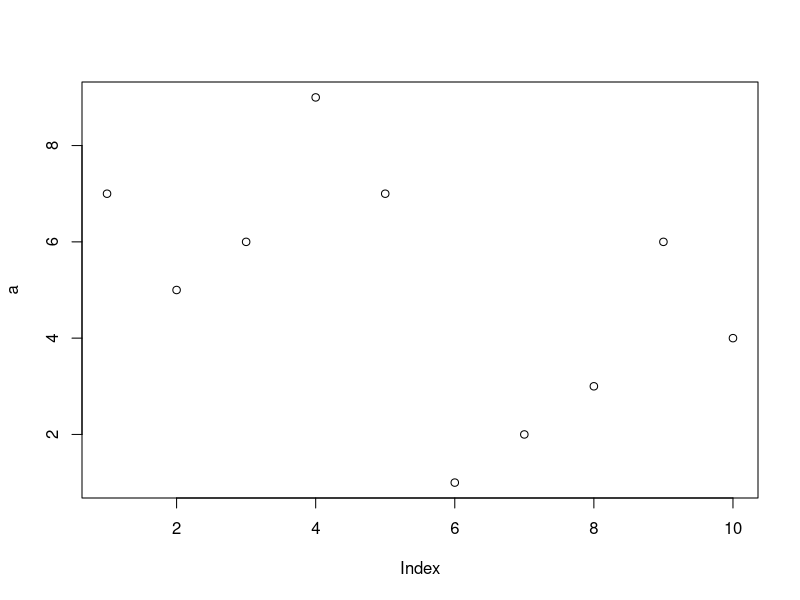
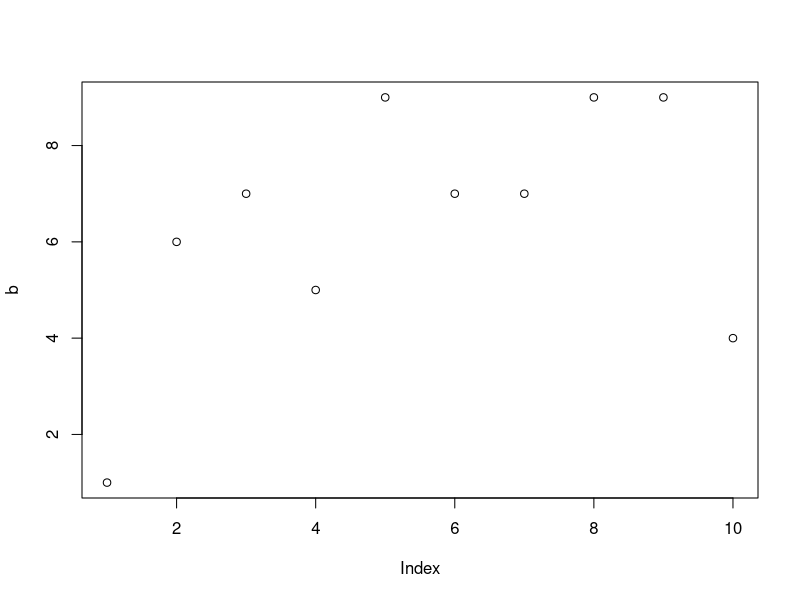
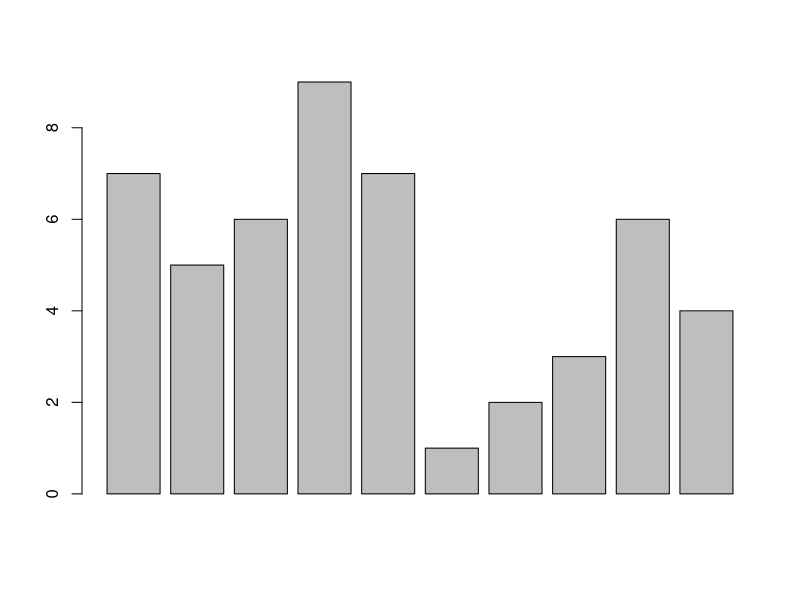
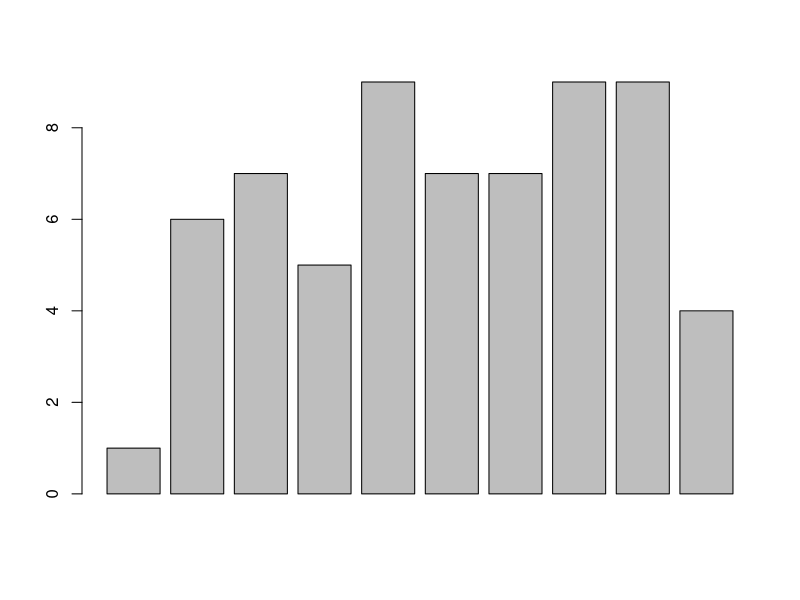
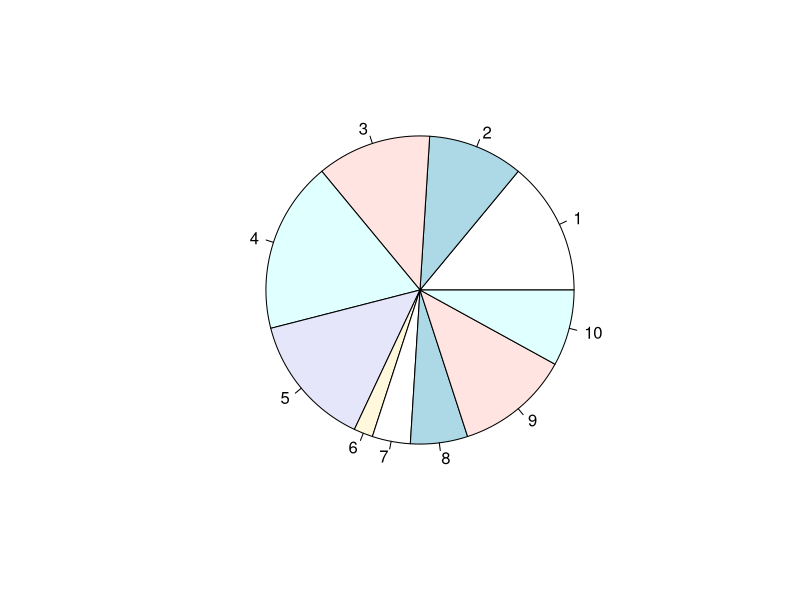
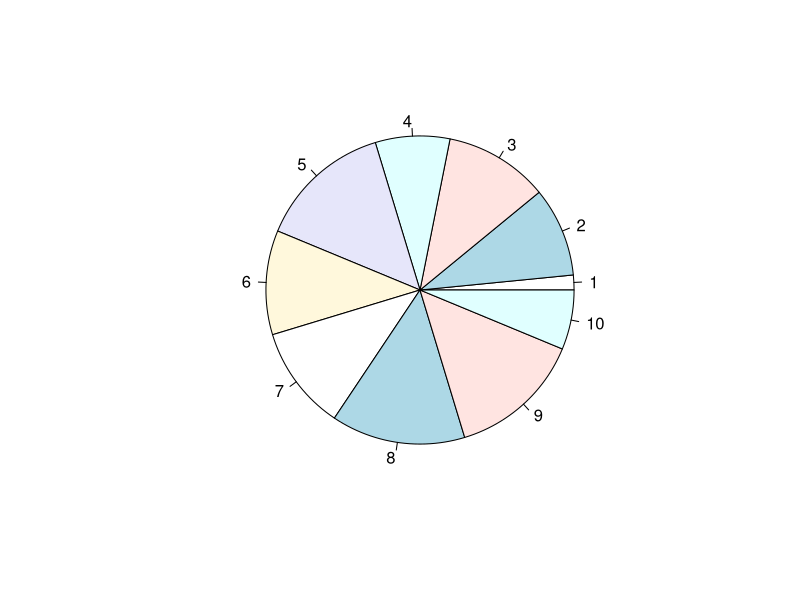
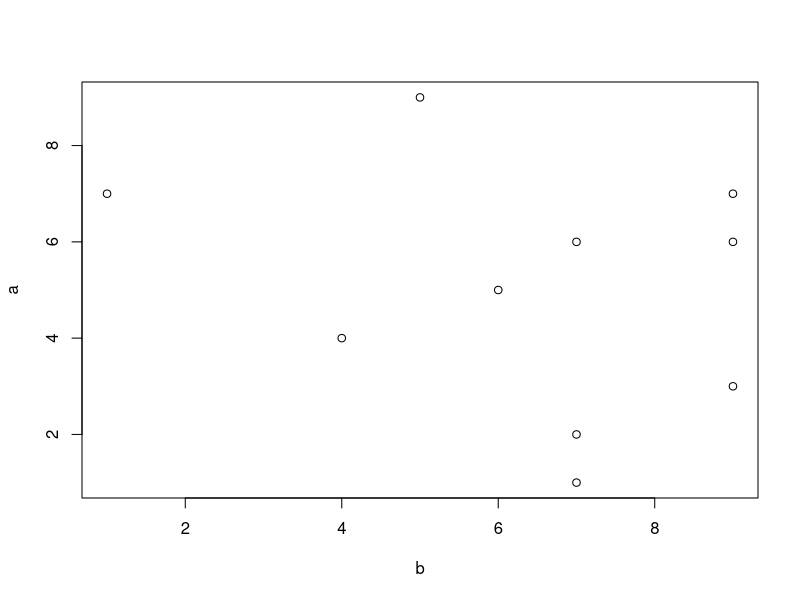
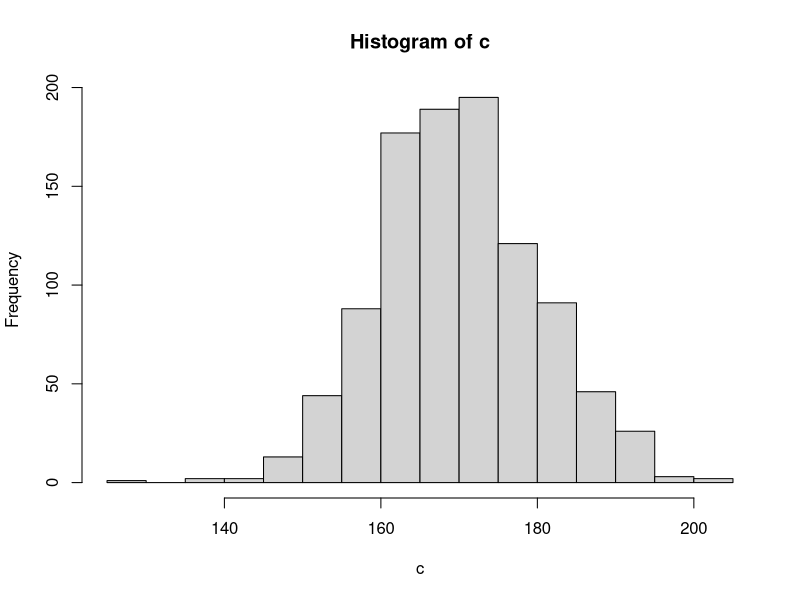

Write the R code that produced these figures, in order.

#-----------------------------------------------------------------------
# Execute os seguintes comandos no R
# Discuta o que os comandos fazem e comente o código
#-----------------------------------------------------------------------

10 + 5
9 - 1
8 * 3
25/5
5^2

10 %% 3
10 %/% 3

sin(0)
cos(0)
tan(0)

exp(1)

sqrt(25)

log(2.71)
log10(10)
log2(2)
log(10, base = 10)

factorial(4)
abs(-5)

ceiling(1.98746541)
floor(1.98746541)
round(1.98746541)
round(1.98746541, digits = 2)

1 == 6
2 != 5

3 <= 4
4 >= 3

5 > 2
6 < 1

(4 < 5) & (1 >= 2)
(8 < 0) | (0 >= 3)

!(2 < 5)

1+NA
1+NULL
1+Inf
1-Inf
1+NaN

1/0
-1/0
0/0

1+2*3
1+(2*3)
(1+2)*3

x <- 10
x+1
x*2
x^2
x-x

a <- c(7,5,6,9,7,1,2,3,6,4)
a
mean(a)
median(a)
var(a)
sd(a)
range(a)
quantile(a)
summary(a)

b <- c(1,6,7,5,9,7,7,9,9,4)
b
a

a+b
a*b
a/b

plot(a)
plot(b)
barplot(a)
barplot(b)
pie(a)
pie(b)
plot(a~b)

c <- rnorm(1000, mean = 170, sd = 10)
c

mean(c)
sd(c)

hist(c)
density(c)
plot(density(c))
boxplot(c)

#-----------------------------------------------------------------------